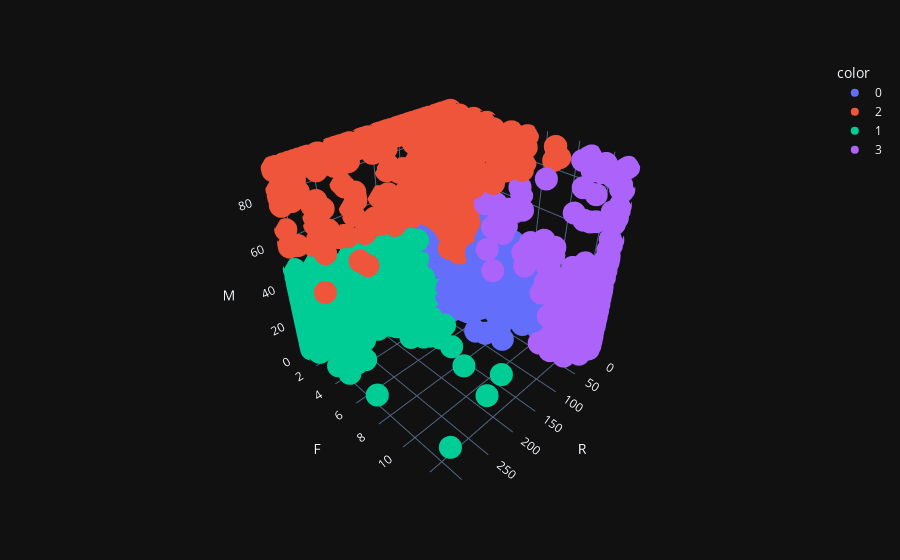

Notebook cell for this chart:
### Code cell
px.scatter_3d(df_rfm_clip, x='R', y='F', z='M', color=hclust_labels.astype(str), template='plotly_dark')

### Figure 1 — Plotly figure (JSON) as saved in the notebook; plotly's stock layout.template omitted (floating-point values rounded to 4 significant figures; data arrays with more than 128 entries replaced by an {"elided": "..."} marker saying what was removed)
{"data": [{"hovertemplate": "color=0<br>R=%{x}<br>F=%{y}<br>M=%{z}<extra></extra>", "legendgroup": "0", "marker": {"color": "#636efa", "symbol": "circle"}, "mode": "markers", "name": "0", "scene": "scene", "showlegend": true, "type": "scatter3d", "x": {"elided": "2321 int values"}, "y": {"elided": "2321 int values"}, "z": {"elided": "2321 float values"}}, {"hovertemplate": "color=2<br>R=%{x}<br>F=%{y}<br>M=%{z}<extra></extra>", "legendgroup": "2", "marker": {"color": "#EF553B", "symbol": "circle"}, "mode": "markers", "name": "2", "scene": "scene", "showlegend": true, "type": "scatter3d", "x": {"elided": "392 int values"}, "y": {"elided": "392 int values"}, "z": {"elided": "392 float values"}}, {"hovertemplate": "color=1<br>R=%{x}<br>F=%{y}<br>M=%{z}<extra></extra>", "legendgroup": "1", "marker": {"color": "#00cc96", "symbol": "circle"}, "mode": "markers", "name": "1", "scene": "scene", "showlegend": true, "type": "scatter3d", "x": {"elided": "1257 int values"}, "y": {"elided": "1257 int values"}, "z": {"elided": "1257 float values"}}, {"hovertemplate": "color=3<br>R=%{x}<br>F=%{y}<br>M=%{z}<extra></extra>", "legendgroup": "3", "marker": {"color": "#ab63fa", "symbol": "circle"}, "mode": "markers", "name": "3", "scene": "scene", "showlegend": true, "type": "scatter3d", "x": {"elided": "366 int values"}, "y": {"elided": "366 int values"}, "z": {"elided": "366 float values"}}], "layout": {"legend": {"title": {"text": "color"}, "tracegroupgap": 0}, "margin": {"t": 60}, "scene": {"domain": {"x": [0, 1], "y": [0, 1]}, "xaxis": {"title": {"text": "R"}}, "yaxis": {"title": {"text": "F"}}, "zaxis": {"title": {"text": "M"}}}}}
